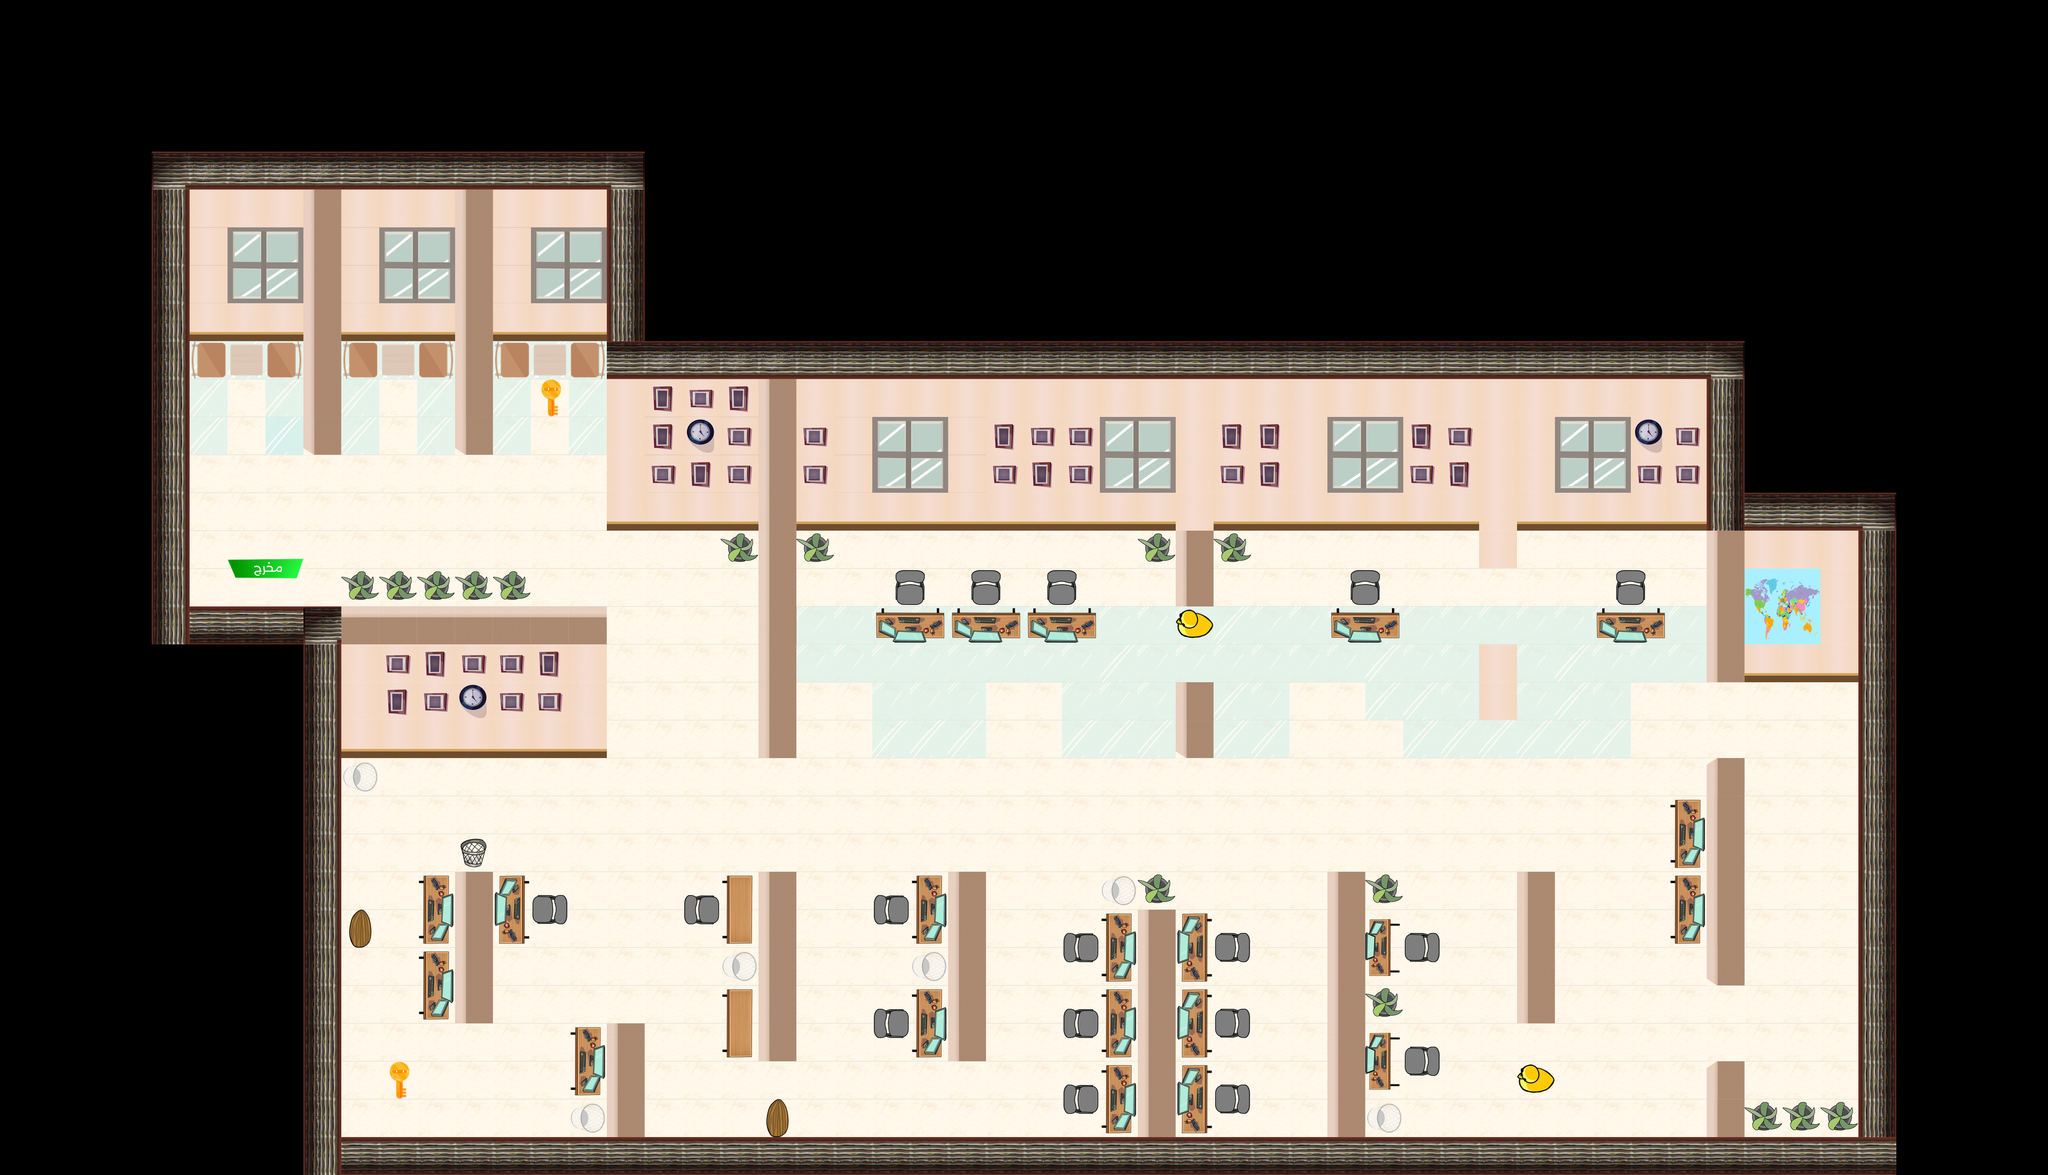

A 2D game scene composited from a Tiled map and its tileset images. What follows is a short description and the map's XML, with each tile layer's data collapsed to a summary:
An orthogonal 54x31 tile map with 70x70 px tiles, 3 tile layers (main, glass, objects) and 12 objects (exit, key1, key2, duck1, duck2, ...).

<map version="1.10" tiledversion="1.11.2" orientation="orthogonal" renderorder="right-down" width="54" height="31" tilewidth="70" tileheight="70" infinite="0" nextlayerid="9" nextobjectid="30">
 <editorsettings>
  <export target="floor3.json" format="json" />
 </editorsettings>
 <tileset firstgid="1" name="main_tailset" tilewidth="70" tileheight="70" tilecount="100" columns="10">
  <properties>
   <property name="collides" type="bool" value="true" />
  </properties>
  <image source="spritesheet.png" width="700" height="700" />
  <tile id="0">
   <properties>
    <property name="collides" type="bool" value="true" />
   </properties>
  </tile>
  <tile id="1">
   <properties>
    <property name="collides" type="bool" value="true" />
   </properties>
  </tile>
  <tile id="2">
   <properties>
    <property name="collides" type="bool" value="true" />
   </properties>
  </tile>
  <tile id="3">
   <properties>
    <property name="collides" type="bool" value="true" />
   </properties>
  </tile>
  <tile id="4">
   <properties>
    <property name="collides" type="bool" value="true" />
   </properties>
  </tile>
  <tile id="5">
   <properties>
    <property name="collides" type="bool" value="true" />
   </properties>
  </tile>
  <tile id="6">
   <properties>
    <property name="collides" type="bool" value="true" />
   </properties>
  </tile>
  <tile id="7">
   <properties>
    <property name="collides" type="bool" value="true" />
   </properties>
  </tile>
  <tile id="8">
   <properties>
    <property name="collides" type="bool" value="true" />
   </properties>
  </tile>
  <tile id="9">
   <properties>
    <property name="collides" type="bool" value="true" />
   </properties>
  </tile>
  <tile id="10">
   <properties>
    <property name="collides" type="bool" value="true" />
   </properties>
  </tile>
  <tile id="11">
   <properties>
    <property name="collides" type="bool" value="true" />
   </properties>
  </tile>
  <tile id="12">
   <properties>
    <property name="collides" type="bool" value="true" />
   </properties>
  </tile>
  <tile id="13">
   <properties>
    <property name="collides" type="bool" value="true" />
   </properties>
  </tile>
  <tile id="14">
   <properties>
    <property name="collides" type="bool" value="true" />
   </properties>
  </tile>
  <tile id="15">
   <properties>
    <property name="collides" type="bool" value="true" />
   </properties>
  </tile>
  <tile id="16">
   <properties>
    <property name="collides" type="bool" value="true" />
   </properties>
  </tile>
  <tile id="17">
   <properties>
    <property name="collides" type="bool" value="true" />
   </properties>
  </tile>
  <tile id="18">
   <properties>
    <property name="collides" type="bool" value="true" />
   </properties>
  </tile>
  <tile id="19">
   <properties>
    <property name="collides" type="bool" value="true" />
   </properties>
  </tile>
  <tile id="20">
   <properties>
    <property name="collides" type="bool" value="true" />
   </properties>
  </tile>
  <tile id="21">
   <properties>
    <property name="collides" type="bool" value="true" />
   </properties>
  </tile>
  <tile id="22">
   <properties>
    <property name="collides" type="bool" value="true" />
   </properties>
  </tile>
  <tile id="23">
   <properties>
    <property name="collides" type="bool" value="true" />
   </properties>
  </tile>
  <tile id="24">
   <properties>
    <property name="collides" type="bool" value="true" />
   </properties>
  </tile>
  <tile id="25">
   <properties>
    <property name="collides" type="bool" value="true" />
   </properties>
  </tile>
  <tile id="26">
   <properties>
    <property name="collides" type="bool" value="true" />
   </properties>
  </tile>
  <tile id="27">
   <properties>
    <property name="collides" type="bool" value="true" />
   </properties>
  </tile>
  <tile id="28">
   <properties>
    <property name="collides" type="bool" value="true" />
   </properties>
  </tile>
  <tile id="29">
   <properties>
    <property name="collides" type="bool" value="true" />
   </properties>
  </tile>
  <tile id="30">
   <properties>
    <property name="collides" type="bool" value="true" />
   </properties>
  </tile>
  <tile id="31">
   <properties>
    <property name="collides" type="bool" value="true" />
   </properties>
  </tile>
  <tile id="32">
   <properties>
    <property name="collides" type="bool" value="true" />
   </properties>
  </tile>
  <tile id="33">
   <properties>
    <property name="collides" type="bool" value="true" />
   </properties>
  </tile>
  <tile id="34">
   <properties>
    <property name="collides" type="bool" value="true" />
   </properties>
  </tile>
  <tile id="35">
   <properties>
    <property name="collides" type="bool" value="true" />
   </properties>
  </tile>
  <tile id="36">
   <properties>
    <property name="collides" type="bool" value="true" />
   </properties>
  </tile>
  <tile id="37">
   <properties>
    <property name="collides" type="bool" value="true" />
   </properties>
  </tile>
  <tile id="38">
   <properties>
    <property name="collides" type="bool" value="false" />
   </properties>
  </tile>
  <tile id="39">
   <properties>
    <property name="collides" type="bool" value="true" />
   </properties>
  </tile>
  <tile id="40">
   <properties>
    <property name="collides" type="bool" value="true" />
   </properties>
  </tile>
  <tile id="41">
   <properties>
    <property name="collides" type="bool" value="true" />
   </properties>
  </tile>
  <tile id="42">
   <properties>
    <property name="collides" type="bool" value="true" />
   </properties>
  </tile>
  <tile id="43">
   <properties>
    <property name="collides" type="bool" value="true" />
   </properties>
  </tile>
  <tile id="44">
   <properties>
    <property name="collides" type="bool" value="true" />
   </properties>
  </tile>
  <tile id="45">
   <properties>
    <property name="collides" type="bool" value="true" />
   </properties>
  </tile>
  <tile id="46">
   <properties>
    <property name="collides" type="bool" value="true" />
   </properties>
  </tile>
  <tile id="47">
   <properties>
    <property name="collides" type="bool" value="true" />
   </properties>
  </tile>
  <tile id="48">
   <properties>
    <property name="collides" type="bool" value="true" />
   </properties>
  </tile>
  <tile id="49">
   <properties>
    <property name="collides" type="bool" value="true" />
   </properties>
  </tile>
  <tile id="50">
   <properties>
    <property name="collides" type="bool" value="false" />
   </properties>
  </tile>
  <tile id="51">
   <properties>
    <property name="collides" type="bool" value="false" />
   </properties>
  </tile>
  <tile id="52">
   <properties>
    <property name="collides" type="bool" value="true" />
   </properties>
  </tile>
  <tile id="53">
   <properties>
    <property name="collides" type="bool" value="true" />
   </properties>
  </tile>
  <tile id="54">
   <properties>
    <property name="collides" type="bool" value="true" />
   </properties>
  </tile>
  <tile id="55">
   <properties>
    <property name="collides" type="bool" value="true" />
   </properties>
  </tile>
  <tile id="56">
   <properties>
    <property name="collides" type="bool" value="true" />
   </properties>
  </tile>
  <tile id="57">
   <properties>
    <property name="collides" type="bool" value="true" />
   </properties>
  </tile>
  <tile id="58">
   <properties>
    <property name="collides" type="bool" value="false" />
   </properties>
  </tile>
  <tile id="59">
   <properties>
    <property name="collides" type="bool" value="false" />
   </properties>
  </tile>
  <tile id="60">
   <properties>
    <property name="collides" type="bool" value="false" />
   </properties>
  </tile>
  <tile id="61">
   <properties>
    <property name="collides" type="bool" value="false" />
   </properties>
  </tile>
  <tile id="62">
   <properties>
    <property name="collides" type="bool" value="false" />
   </properties>
  </tile>
  <tile id="63">
   <properties>
    <property name="collides" type="bool" value="true" />
   </properties>
  </tile>
  <tile id="64">
   <properties>
    <property name="collides" type="bool" value="true" />
   </properties>
  </tile>
  <tile id="65">
   <properties>
    <property name="collides" type="bool" value="true" />
   </properties>
  </tile>
  <tile id="66">
   <properties>
    <property name="collides" type="bool" value="true" />
   </properties>
  </tile>
  <tile id="67">
   <properties>
    <property name="collides" type="bool" value="true" />
   </properties>
  </tile>
  <tile id="68">
   <properties>
    <property name="collides" type="bool" value="true" />
   </properties>
  </tile>
  <tile id="69">
   <properties>
    <property name="collides" type="bool" value="true" />
   </properties>
  </tile>
  <tile id="70">
   <properties>
    <property name="collides" type="bool" value="true" />
   </properties>
  </tile>
  <tile id="71">
   <properties>
    <property name="collides" type="bool" value="true" />
   </properties>
  </tile>
  <tile id="72">
   <properties>
    <property name="collides" type="bool" value="true" />
   </properties>
  </tile>
  <tile id="73">
   <properties>
    <property name="collides" type="bool" value="true" />
   </properties>
  </tile>
  <tile id="74">
   <properties>
    <property name="collides" type="bool" value="true" />
   </properties>
  </tile>
  <tile id="75">
   <properties>
    <property name="collides" type="bool" value="true" />
   </properties>
  </tile>
  <tile id="76">
   <properties>
    <property name="collides" type="bool" value="true" />
   </properties>
  </tile>
  <tile id="77">
   <properties>
    <property name="collides" type="bool" value="true" />
   </properties>
  </tile>
  <tile id="78">
   <properties>
    <property name="collides" type="bool" value="true" />
   </properties>
  </tile>
  <tile id="79">
   <properties>
    <property name="collides" type="bool" value="true" />
   </properties>
  </tile>
  <tile id="80">
   <properties>
    <property name="collides" type="bool" value="true" />
   </properties>
  </tile>
  <tile id="81">
   <properties>
    <property name="collides" type="bool" value="true" />
   </properties>
  </tile>
  <tile id="82">
   <properties>
    <property name="collides" type="bool" value="true" />
   </properties>
  </tile>
  <tile id="83">
   <properties>
    <property name="collides" type="bool" value="true" />
   </properties>
  </tile>
  <tile id="84">
   <properties>
    <property name="collides" type="bool" value="true" />
   </properties>
  </tile>
  <tile id="85">
   <properties>
    <property name="collides" type="bool" value="true" />
   </properties>
  </tile>
  <tile id="86">
   <properties>
    <property name="collides" type="bool" value="true" />
   </properties>
  </tile>
  <tile id="87">
   <properties>
    <property name="collides" type="bool" value="true" />
   </properties>
  </tile>
  <tile id="88">
   <properties>
    <property name="collides" type="bool" value="true" />
   </properties>
  </tile>
  <tile id="89">
   <properties>
    <property name="collides" type="bool" value="true" />
   </properties>
  </tile>
  <tile id="90">
   <properties>
    <property name="collides" type="bool" value="true" />
   </properties>
  </tile>
  <tile id="91">
   <properties>
    <property name="collides" type="bool" value="true" />
   </properties>
  </tile>
  <tile id="92">
   <properties>
    <property name="collides" type="bool" value="true" />
   </properties>
  </tile>
  <tile id="93">
   <properties>
    <property name="collides" type="bool" value="true" />
   </properties>
  </tile>
  <tile id="94">
   <properties>
    <property name="collides" type="bool" value="true" />
   </properties>
  </tile>
  <tile id="95">
   <properties>
    <property name="collides" type="bool" value="true" />
   </properties>
  </tile>
  <tile id="96">
   <properties>
    <property name="collides" type="bool" value="true" />
   </properties>
  </tile>
  <tile id="97">
   <properties>
    <property name="collides" type="bool" value="true" />
   </properties>
  </tile>
  <tile id="98">
   <properties>
    <property name="collides" type="bool" value="true" />
   </properties>
  </tile>
  <tile id="99">
   <properties>
    <property name="collides" type="bool" value="true" />
   </properties>
  </tile>
 </tileset>
 <layer id="1" name="main" width="54" height="31">
  <data>[1674 cells, 1005 non-empty, 9 distinct tile ids]</data>
 </layer>
 <layer id="7" name="glass" width="54" height="31">
  <data>[1674 cells, 87 non-empty, 2 distinct tile ids]</data>
 </layer>
 <objectgroup id="5" name="objects">
  <object id="1" name="exit" x="410.25" y="995.803" width="152.614" height="118.275" />
  <object id="2" name="key1" x="959.947" y="694.783" width="106.829" height="110.645" />
  <object id="3" name="key2" x="675.745" y="1944.96" width="118.275" height="95.3834" />
  <object id="8" name="duck1" x="2165.48" y="1124.31" width="83.1354" height="63.3413" />
  <object id="10" name="duck2" x="2787.02" y="1943.78" width="98.9707" height="83.1354" />
  <object id="14" name="lozz1" x="1377.67" y="2011.08" width="102.93" height="79.1766" />
  <object id="15" name="lozz2" x="629.454" y="1646.87" width="83.1354" height="106.888" />
 </objectgroup>
 <objectgroup id="8" name="npcs" visible="0">
  <object id="25" name="npc4" x="1231.2" y="1152.02">
   <polygon points="0,0 7.91766,376.089 -130.641,376.089 -106.888,649.248 -265.241,653.207 -257.324,874.901 -538.401,874.901 -538.401,320.665 7.91766,312.747" />
  </object>
  <object id="24" name="npc3" x="1543.94" y="2038.8">
   <polygon points="0,0 -7.91766,-756.136 562.154,-756.136 558.195,-859.066 807.601,-855.107 811.56,-744.26 1104.51,-744.26 819.477,-740.301 807.601,-847.189 562.154,-851.148 562.154,-764.054 -3.95883,-752.177" />
  </object>
  <object id="21" name="npc2" x="1884.4" y="2038.8">
   <polygon points="0,0 3.95883,-530.483 482.977,-530.483 490.895,-19.7941 486.936,-522.565 0,-530.483" />
  </object>
  <object id="20" name="npc1" x="3032.46" y="1963.58">
   <polygon points="0,0 -15.8353,-522.565 -312.747,-502.771 -308.789,63.3413 -23.753,75.2177" />
  </object>
  <object id="26" name="npc5" x="1881.82" y="2045.45">
   <polygon points="0,0 6.06061,-536.364 -351.515,-536.364 -333.333,-6.06061" />
  </object>
 </objectgroup>
 <layer id="2" name="objects" width="54" height="31">
  <data>[1674 cells, 521 non-empty, 45 distinct tile ids]</data>
 </layer>
</map>
